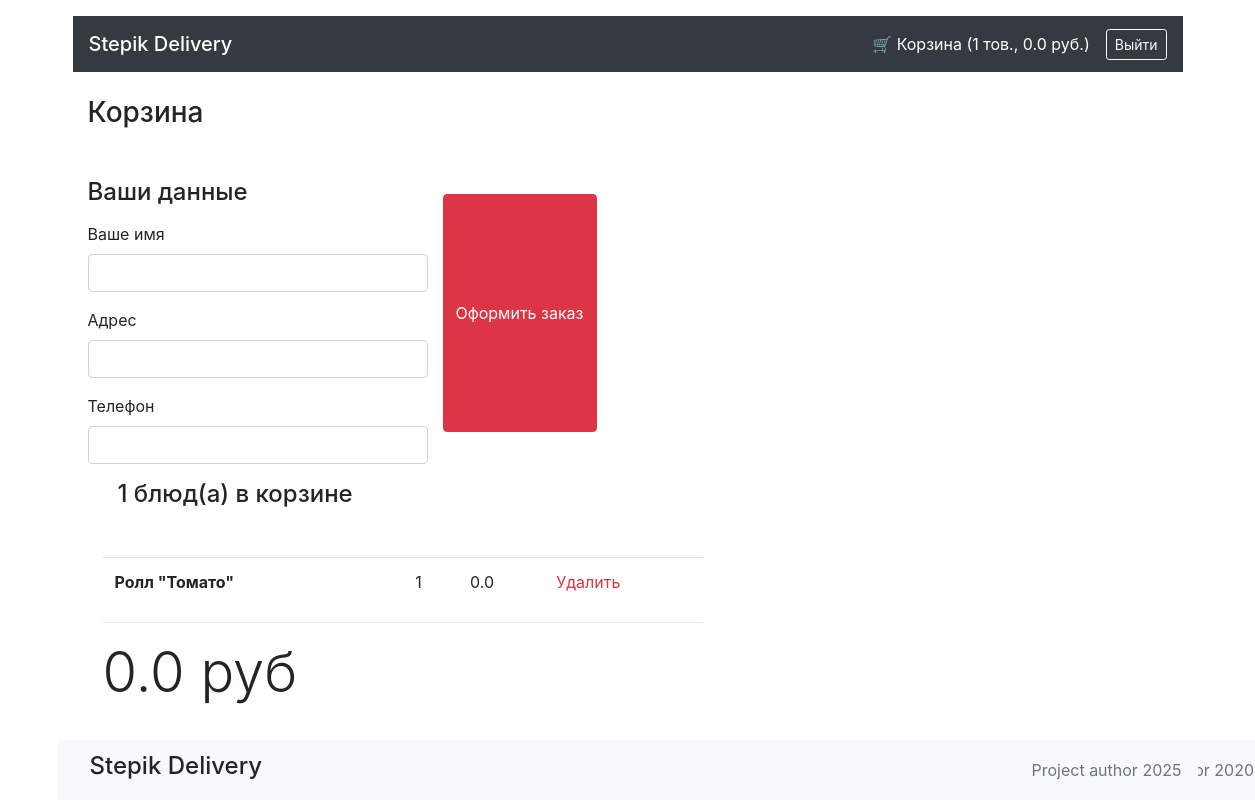
Before: /cart (signed in) with the older database file.
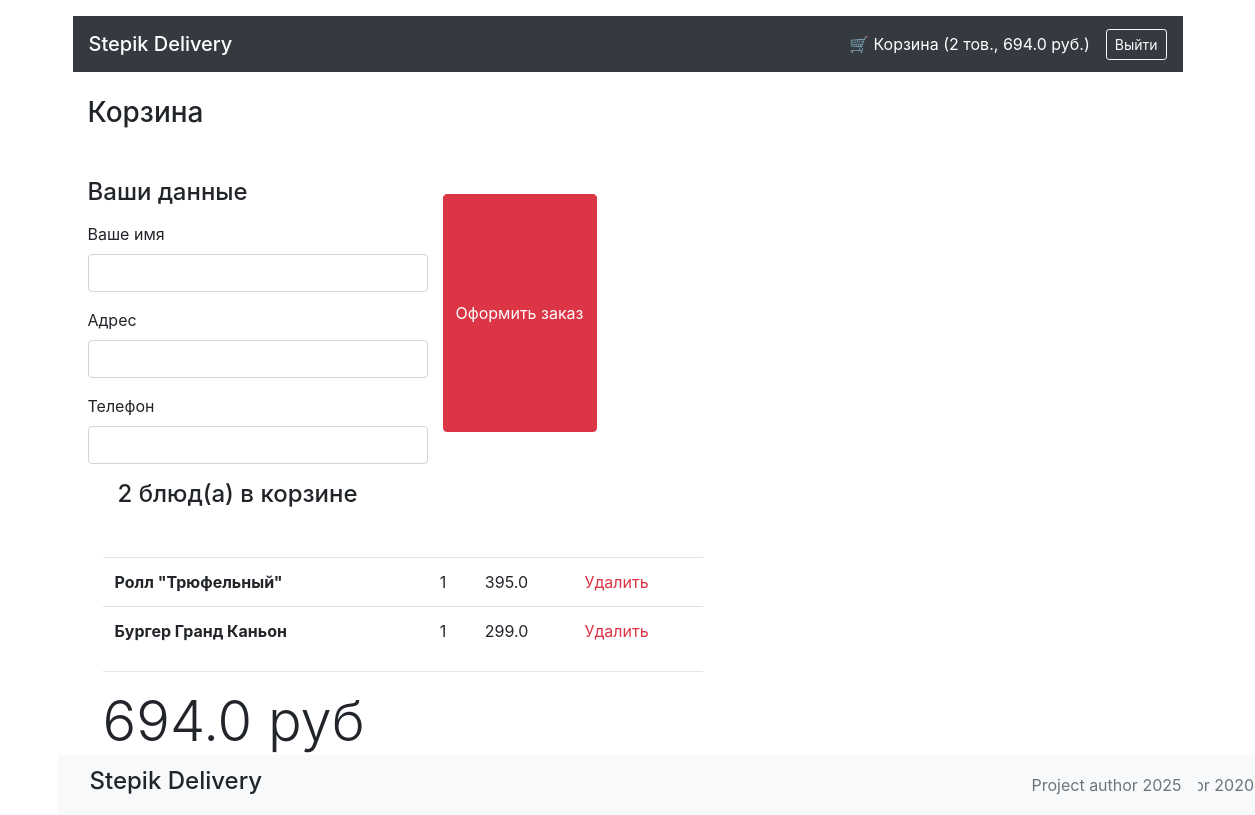
After: the same page with the newer database file.
### orm_models/order.py (models this page shows, shortened)
class OrderORMModel(SQLModel, table=True):
	__tablename__ = "orders"
	id: int | None = Field(default=None, primary_key=True)
	user_id: int = Field(foreign_key="users.id")
	created_at: datetime = Field(default_factory=datetime.now)
	status: str = "pending"
	address: str | None
	total: float
	user: UserORMModel = Relationship(back_populates="orders")
	items: list[ItemOrder] = Relationship(back_populates="order", sa_relationship_kwargs={"lazy": "selectin"})
	@property
	def total(self) -> float:
		return sum(item.quantity * item.price for item in self.items)

### orm_models/item_order.py (models this page shows, shortened)
class ItemOrder(SQLModel, table=True):
    id: int | None = Field(default=None, primary_key=True)
    item_id: int = Field(foreign_key="delivery_items.id")
    order_id: int = Field(foreign_key="orders.id")
    quantity: int
    price: float
    item: "DeliveryItemORMModel" = Relationship(back_populates="orders", sa_relationship_kwargs={"lazy": "selectin"})
    order: "OrderORMModel" = Relationship(back_populates="items")

### orm_models/delivery_item.py (models this page shows, shortened)
class DeliveryItemORMModel(SQLModel, table=True):
	__tablename__ = "delivery_items"
	id: int | None = Field(default=None, primary_key=True)
	title: str
	price: int
	description: str
	picture: str
	category_id: int = Field(foreign_key='delivery_categories.id')
	category: DeliveryCategoryORMModel | None = Relationship(back_populates="delivery_items")
	orders: list["ItemOrder"] = Relationship(back_populates="item")

### main.py (the view)
@app.get("/cart", response_class=HTMLResponse)
async def cart(request: Request):
	deleted = request.query_params.get("deleted")
	token = request.cookies.get("access_token")
	context: dict = app_manager.get_auth_context(token)
	order: OrderORMModel = app_manager.get_order_by_auth_context(context)
	template_response = templates.TemplateResponse(request=request, name="cart.html", context={"context": context, "order": order, "deleted": deleted})
	return template_response

### templates/cart.html (shortened to what this page needs)
{% extends "base.html" %}
{% block content %}
<main class="container">
  <h1 class="h3 my-4">Корзина</h1>
  <div class="row mt-5">
      <div class="col-4">
        <form action="/cart/" method="POST">
        <h4 class="">Ваши данные</h4>
        <div class=" md-4 order-md-1">
          <div class="mt-3 mb-3">
            <label for="name">Ваше имя</label>
            <input type="text" class="font-weight-bold form-control" id="name">
          </div>
        </div>
        <div class=" md-4 order-md-1">
          <div class="mt-3 mb-3">
            <label for="name">Адрес</label>
            <input type="text" class="font-weight-bold form-control" id="address">
          </div>
        </div>
        <div class=" md-4 order-md-1">
          <div class="mt-3 mb-3">
            <label for="name">Телефон</label>
            <input type="text" class="font-weight-bold form-control" id="phone">
          </div>
        </div>
        </form>
      </div>
        <button type="submit" class=" mt-3 mb-5 btn btn-danger">Оформить заказ</button>
      </div>
      <div class="col-7">
        <h4 class="mb-3 col-7 mb-5">{{ order.cart_count }} блюд(а) в корзине</h4>
        <table class="table">
          <tbody>
          {% for item_order in order.items %}
            <tr>
              <th scope="row">{{ item_order.item.title }}</th>
              <td></td>
              <td>{{ item_order.quantity }}</td>
              <td>{{ item_order.sum_price }}</td>
              <td><a class="text-danger" href="/removefromcart/{{ item_order.item.id }}">Удалить</a></td>
            </tr>
          {% endfor %}
          </tbody>
        </table>
        <hr>
        <p class="display-4 my-2 ">{{ order.total }} руб</p>
      </div>
  </main>
  <footer class="footer">
    <nav class="container navbar navbar-light bg-light">
      <ul class="navbar-nav mr-auto">
        <p class="h4 nav-link">Stepik Delivery</p>
      </ul>
      <a class="text-muted" href="#">Project author 2020</a>
    </nav>
  </footer>
</body>
{% endblock %}

### templates/base.html (shortened to what this page needs)
<!DOCTYPE html>
<html lang="ru">
<head>
  <link rel="stylesheet" href="https://stackpath.bootstrapcdn.com/bootstrap/4.3.1/css/bootstrap.min.css"
>
</head>
<body>
  <header class="container mt-3">
    <nav class="py-2 navbar navbar-dark bg-dark d-flex justify-content-between align-items-center">
      <a href="/" class="navbar-brand h5 mb-0 text-white">Stepik Delivery</a>
      {% if context['is_logged_in'] %}
        <div class="d-flex align-items-center gap-3">
          <a href="/cart" class="text-white mr-3">
            🛒 Корзина ({{ order.cart_count }} тов., {{ order.total }} руб.)
          </a>
          <a href="/logout" class="btn btn-outline-light btn-sm">Выйти</a>
        </div>
      {% else %}
        <div>
          <a href="/login" class="btn btn-warning btn-sm">Войти</a>
        </div>
      {% endif %}
    </nav>
  </header>
  <main class="container mt-3">
    {% block content %}{% endblock %}
  <footer class="footer">
    <nav class="container navbar navbar-light bg-light">
      <p class="h4 nav-link">Stepik Delivery</p>
      <a class="text-muted" href="#">Project author 2025</a>
    </nav>
  </footer>
</body>
</html>

### templates/base.html (style rules this page uses)
html { position: relative; min-height: 100%; }
body { margin-bottom: 60px; }
.footer { position: absolute; bottom: 0; width: 100%; height: 60px; line-height: 60px; }
.navbar { padding-top: 0; padding-bottom: 0; }

Changed rows visible on the page:
changed OrderORMModel: total "0.0" → "694.0"
changed ItemOrder: item "Ролл \"Томато\"" → "Ролл \"Трюфельный\""; sum_price "0.0" → "395.0"
added ItemOrder: item "Бургер Гранд Каньон", quantity "1", sum_price "299.0"
Other visible differences:
{{ order.cart_count }}: "1" → "2"
